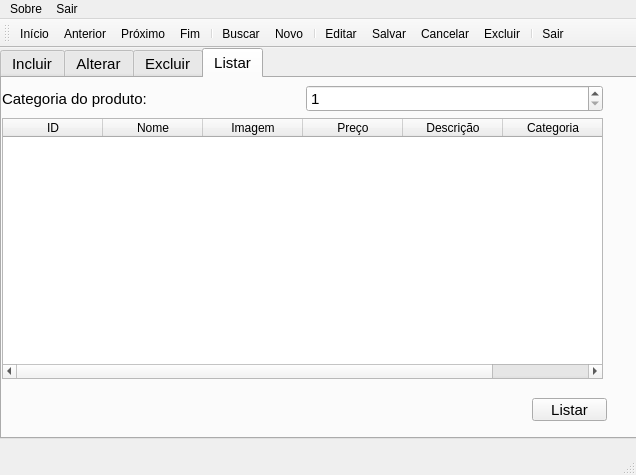
<?xml version="1.0" encoding="UTF-8"?>
<ui version="4.0">
 <class>FrmDepto</class>
 <widget class="QMainWindow" name="FrmDepto">
  <property name="geometry">
   <rect>
    <x>0</x>
    <y>0</y>
    <width>636</width>
    <height>475</height>
   </rect>
  </property>
  <property name="windowTitle">
   <string>Da Roça</string>
  </property>
  <widget class="QWidget" name="centralwidget">
   <widget class="QTabWidget" name="abas">
    <property name="geometry">
     <rect>
      <x>0</x>
      <y>0</y>
      <width>791</width>
      <height>391</height>
     </rect>
    </property>
    <property name="font">
     <font>
      <pointsize>11</pointsize>
     </font>
    </property>
    <property name="styleSheet">
     <string notr="true"/>
    </property>
    <property name="currentIndex">
     <number>3</number>
    </property>
    <widget class="QWidget" name="tabIncluir">
     <attribute name="icon">
      <iconset resource="P:/19-Informática/2024/1oAno/TI121-Técnicas de Programação/2 Exemplos/cap12/sistemaRH/recursos.qrc">
       <normaloff>:/depto/COPY.BMP</normaloff>:/depto/COPY.BMP</iconset>
     </attribute>
     <attribute name="title">
      <string>Incluir</string>
     </attribute>
     <attribute name="toolTip">
      <string>Manutenção de Dados de Departamento</string>
     </attribute>
     <widget class="QWidget" name="layoutWidget">
      <property name="geometry">
       <rect>
        <x>0</x>
        <y>10</y>
        <width>491</width>
        <height>225</height>
       </rect>
      </property>
      <layout class="QGridLayout" name="gridLayout">
       <item row="2" column="2">
        <widget class="QLineEdit" name="boxNome">
         <property name="maxLength">
          <number>11</number>
         </property>
        </widget>
       </item>
       <item row="0" column="2">
        <widget class="QSpinBox" name="boxCat">
         <property name="minimum">
          <number>1</number>
         </property>
        </widget>
       </item>
       <item row="0" column="0">
        <widget class="QLabel" name="labelCat">
         <property name="text">
          <string>Categoria do produto: </string>
         </property>
        </widget>
       </item>
       <item row="2" column="0">
        <widget class="QLabel" name="labelNome">
         <property name="text">
          <string>Nome do novo produto: </string>
         </property>
        </widget>
       </item>
       <item row="1" column="0">
        <widget class="QLabel" name="labelImg">
         <property name="text">
          <string>Imagem do produto: </string>
         </property>
        </widget>
       </item>
       <item row="3" column="0">
        <widget class="QLabel" name="labelPreco">
         <property name="text">
          <string>Preço (r.rr): </string>
         </property>
        </widget>
       </item>
       <item row="1" column="2">
        <widget class="QLineEdit" name="boxImg">
         <property name="maxLength">
          <number>20</number>
         </property>
        </widget>
       </item>
       <item row="4" column="2">
        <widget class="QLineEdit" name="boxDesc">
         <property name="maxLength">
          <number>20</number>
         </property>
        </widget>
       </item>
       <item row="4" column="0">
        <widget class="QLabel" name="labelDesc">
         <property name="text">
          <string>Descrição do produto: </string>
         </property>
        </widget>
       </item>
       <item row="3" column="2">
        <widget class="QSpinBox" name="boxPreco">
         <property name="minimum">
          <number>1</number>
         </property>
        </widget>
       </item>
      </layout>
     </widget>
     <widget class="QPushButton" name="pushButtonIncluir">
      <property name="geometry">
       <rect>
        <x>420</x>
        <y>250</y>
        <width>75</width>
        <height>23</height>
       </rect>
      </property>
      <property name="text">
       <string>Incluir</string>
      </property>
     </widget>
    </widget>
    <widget class="QWidget" name="tabAlterar">
     <attribute name="title">
      <string>Alterar</string>
     </attribute>
     <widget class="QWidget" name="layoutWidget_2">
      <property name="geometry">
       <rect>
        <x>0</x>
        <y>10</y>
        <width>601</width>
        <height>41</height>
       </rect>
      </property>
      <layout class="QGridLayout" name="gridPesquisar">
       <item row="0" column="2">
        <widget class="QSpinBox" name="boxID">
         <property name="minimum">
          <number>1</number>
         </property>
        </widget>
       </item>
       <item row="0" column="0">
        <widget class="QLabel" name="labelID">
         <property name="text">
          <string>ID do produto: </string>
         </property>
        </widget>
       </item>
      </layout>
     </widget>
     <widget class="QTableWidget" name="gridDepto_2">
      <property name="geometry">
       <rect>
        <x>0</x>
        <y>50</y>
        <width>601</width>
        <height>71</height>
       </rect>
      </property>
      <column>
       <property name="text">
        <string>ID</string>
       </property>
      </column>
      <column>
       <property name="text">
        <string>Nome</string>
       </property>
      </column>
      <column>
       <property name="text">
        <string>Imagem</string>
       </property>
      </column>
      <column>
       <property name="text">
        <string>Preço</string>
       </property>
      </column>
      <column>
       <property name="text">
        <string>Descrição</string>
       </property>
      </column>
      <column>
       <property name="text">
        <string>Categoria</string>
       </property>
      </column>
     </widget>
     <widget class="QWidget" name="layoutWidget_7">
      <property name="geometry">
       <rect>
        <x>0</x>
        <y>120</y>
        <width>601</width>
        <height>225</height>
       </rect>
      </property>
      <layout class="QGridLayout" name="gridMostra">
       <item row="2" column="2">
        <widget class="QLineEdit" name="boxImg_2">
         <property name="maxLength">
          <number>11</number>
         </property>
        </widget>
       </item>
       <item row="0" column="0">
        <widget class="QLabel" name="labelNome_2">
         <property name="text">
          <string>Novo nome do produto: </string>
         </property>
        </widget>
       </item>
       <item row="2" column="0">
        <widget class="QLabel" name="labelImg_2">
         <property name="text">
          <string>Nova imagem do produto: </string>
         </property>
        </widget>
       </item>
       <item row="1" column="0">
        <widget class="QLabel" name="labelPreco_2">
         <property name="text">
          <string>Novo valor do produto: </string>
         </property>
        </widget>
       </item>
       <item row="3" column="0">
        <widget class="QLabel" name="labelDesc_2">
         <property name="text">
          <string>Nova descrição do produto: </string>
         </property>
        </widget>
       </item>
       <item row="4" column="0">
        <widget class="QLabel" name="labelCat_2">
         <property name="text">
          <string>Nova categoria do produto: </string>
         </property>
        </widget>
       </item>
       <item row="0" column="2">
        <widget class="QLineEdit" name="boxNome_2">
         <property name="maxLength">
          <number>20</number>
         </property>
        </widget>
       </item>
       <item row="3" column="2">
        <widget class="QLineEdit" name="boxDesc_2">
         <property name="maxLength">
          <number>20</number>
         </property>
        </widget>
       </item>
       <item row="1" column="2">
        <widget class="QSpinBox" name="boxPreco_2">
         <property name="minimum">
          <number>1</number>
         </property>
        </widget>
       </item>
       <item row="4" column="2">
        <widget class="QSpinBox" name="boxCat_2">
         <property name="minimum">
          <number>1</number>
         </property>
        </widget>
       </item>
      </layout>
     </widget>
     <widget class="QPushButton" name="pushButtonAlterar">
      <property name="geometry">
       <rect>
        <x>530</x>
        <y>360</y>
        <width>75</width>
        <height>23</height>
       </rect>
      </property>
      <property name="text">
       <string>Alterar</string>
      </property>
     </widget>
    </widget>
    <widget class="QWidget" name="tabExcluir">
     <attribute name="title">
      <string>Excluir</string>
     </attribute>
     <widget class="QWidget" name="layoutWidget_12">
      <property name="geometry">
       <rect>
        <x>0</x>
        <y>10</y>
        <width>601</width>
        <height>41</height>
       </rect>
      </property>
      <layout class="QGridLayout" name="gridPesquisa">
       <item row="0" column="2">
        <widget class="QSpinBox" name="boxID_2">
         <property name="minimum">
          <number>1</number>
         </property>
        </widget>
       </item>
       <item row="0" column="1">
        <widget class="QLabel" name="labelID_2">
         <property name="text">
          <string>ID do produto: </string>
         </property>
        </widget>
       </item>
      </layout>
     </widget>
     <widget class="QTableWidget" name="gridMostra_2">
      <property name="geometry">
       <rect>
        <x>0</x>
        <y>50</y>
        <width>601</width>
        <height>71</height>
       </rect>
      </property>
      <column>
       <property name="text">
        <string>ID</string>
       </property>
      </column>
      <column>
       <property name="text">
        <string>Nome</string>
       </property>
      </column>
      <column>
       <property name="text">
        <string>Imagem</string>
       </property>
      </column>
      <column>
       <property name="text">
        <string>Preço</string>
       </property>
      </column>
      <column>
       <property name="text">
        <string>Descrição</string>
       </property>
      </column>
      <column>
       <property name="text">
        <string>Categoria</string>
       </property>
      </column>
     </widget>
     <widget class="QPushButton" name="pushButtonExcluir">
      <property name="geometry">
       <rect>
        <x>530</x>
        <y>130</y>
        <width>75</width>
        <height>23</height>
       </rect>
      </property>
      <property name="text">
       <string>Excluir</string>
      </property>
     </widget>
    </widget>
    <widget class="QWidget" name="tabListar">
     <attribute name="icon">
      <iconset resource="P:/19-Informática/2024/1oAno/TI121-Técnicas de Programação/2 Exemplos/cap12/sistemaRH/recursos.qrc">
       <normaloff>:/depto/WINPREV.BMP</normaloff>:/depto/WINPREV.BMP</iconset>
     </attribute>
     <attribute name="title">
      <string>Listar</string>
     </attribute>
     <attribute name="toolTip">
      <string>Exibe lista de departamentos cadastrados</string>
     </attribute>
     <widget class="QTableWidget" name="gridLista">
      <property name="geometry">
       <rect>
        <x>0</x>
        <y>40</y>
        <width>601</width>
        <height>261</height>
       </rect>
      </property>
      <column>
       <property name="text">
        <string>ID</string>
       </property>
      </column>
      <column>
       <property name="text">
        <string>Nome</string>
       </property>
      </column>
      <column>
       <property name="text">
        <string>Imagem</string>
       </property>
      </column>
      <column>
       <property name="text">
        <string>Preço</string>
       </property>
      </column>
      <column>
       <property name="text">
        <string>Descrição</string>
       </property>
      </column>
      <column>
       <property name="text">
        <string>Categoria</string>
       </property>
      </column>
     </widget>
     <widget class="QWidget" name="layoutWidget_13">
      <property name="geometry">
       <rect>
        <x>0</x>
        <y>0</y>
        <width>601</width>
        <height>41</height>
       </rect>
      </property>
      <layout class="QGridLayout" name="gridPesquisa_2">
       <item row="0" column="2">
        <widget class="QSpinBox" name="boxCat_3">
         <property name="minimum">
          <number>1</number>
         </property>
        </widget>
       </item>
       <item row="0" column="1">
        <widget class="QLabel" name="labelCat_3">
         <property name="text">
          <string>Categoria do produto: </string>
         </property>
        </widget>
       </item>
      </layout>
     </widget>
     <widget class="QPushButton" name="pushButtonLista">
      <property name="geometry">
       <rect>
        <x>530</x>
        <y>320</y>
        <width>75</width>
        <height>23</height>
       </rect>
      </property>
      <property name="text">
       <string>Listar</string>
      </property>
     </widget>
    </widget>
   </widget>
  </widget>
  <widget class="QMenuBar" name="menubar">
   <property name="geometry">
    <rect>
     <x>0</x>
     <y>0</y>
     <width>636</width>
     <height>21</height>
    </rect>
   </property>
   <widget class="QMenu" name="menuSobre">
    <property name="title">
     <string>Sobre</string>
    </property>
   </widget>
   <widget class="QMenu" name="menuSair">
    <property name="title">
     <string>Sair</string>
    </property>
   </widget>
   <addaction name="menuSobre"/>
   <addaction name="menuSair"/>
  </widget>
  <widget class="QStatusBar" name="statusbar"/>
  <widget class="QToolBar" name="toolBar">
   <property name="windowTitle">
    <string>toolBar</string>
   </property>
   <property name="toolButtonStyle">
    <enum>Qt::ToolButtonTextUnderIcon</enum>
   </property>
   <attribute name="toolBarArea">
    <enum>TopToolBarArea</enum>
   </attribute>
   <attribute name="toolBarBreak">
    <bool>false</bool>
   </attribute>
   <addaction name="action_Inicio"/>
   <addaction name="action_Anterior"/>
   <addaction name="action_Proximo"/>
   <addaction name="action_Fim"/>
   <addaction name="separator"/>
   <addaction name="action_Buscar"/>
   <addaction name="action_Novo"/>
   <addaction name="separator"/>
   <addaction name="action_Editar"/>
   <addaction name="action_Salvar"/>
   <addaction name="action_Cancelar"/>
   <addaction name="action_Excluir"/>
   <addaction name="separator"/>
   <addaction name="action_Sair"/>
  </widget>
  <action name="actionConex_o">
   <property name="text">
    <string>Conexão</string>
   </property>
  </action>
  <action name="actionSair">
   <property name="text">
    <string>Sair</string>
   </property>
  </action>
  <action name="action_Novo">
   <property name="icon">
    <iconset resource="P:/19-Informática/2024/1oAno/TI121-Técnicas de Programação/2 Exemplos/cap12/sistemaRH/recursos.qrc">
     <normaloff>:/depto/Add.bmp</normaloff>:/depto/Add.bmp</iconset>
   </property>
   <property name="text">
    <string>&amp;Novo</string>
   </property>
   <property name="toolTip">
    <string>Incluir novo registro</string>
   </property>
   <property name="shortcut">
    <string>Ctrl++</string>
   </property>
  </action>
  <action name="action_Editar">
   <property name="icon">
    <iconset resource="P:/19-Informática/2024/1oAno/TI121-Técnicas de Programação/2 Exemplos/cap12/sistemaRH/recursos.qrc">
     <normaloff>:/depto/WINNEXT.BMP</normaloff>:/depto/WINNEXT.BMP</iconset>
   </property>
   <property name="text">
    <string>&amp;Editar</string>
   </property>
   <property name="toolTip">
    <string>Altera dados do registro em exibição</string>
   </property>
  </action>
  <action name="action_Salvar">
   <property name="icon">
    <iconset resource="P:/19-Informática/2024/1oAno/TI121-Técnicas de Programação/2 Exemplos/cap12/sistemaRH/recursos.qrc">
     <normaloff>:/depto/Save.bmp</normaloff>:/depto/Save.bmp</iconset>
   </property>
   <property name="text">
    <string>&amp;Salvar</string>
   </property>
   <property name="toolTip">
    <string>Grava o registro atual no banco de dados</string>
   </property>
  </action>
  <action name="action_Excluir">
   <property name="icon">
    <iconset resource="P:/19-Informática/2024/1oAno/TI121-Técnicas de Programação/2 Exemplos/cap12/sistemaRH/recursos.qrc">
     <normaloff>:/depto/Minus.bmp</normaloff>:/depto/Minus.bmp</iconset>
   </property>
   <property name="text">
    <string>E&amp;xcluir</string>
   </property>
   <property name="toolTip">
    <string>Exclui o registro cujo código foi digitado</string>
   </property>
  </action>
  <action name="action_Cancelar">
   <property name="icon">
    <iconset resource="P:/19-Informática/2024/1oAno/TI121-Técnicas de Programação/2 Exemplos/cap12/sistemaRH/recursos.qrc">
     <normaloff>:/depto/UNDO.BMP</normaloff>:/depto/UNDO.BMP</iconset>
   </property>
   <property name="text">
    <string>&amp;Cancelar</string>
   </property>
   <property name="toolTip">
    <string>Cancela a operação atualmente em execução</string>
   </property>
  </action>
  <action name="action_Buscar">
   <property name="icon">
    <iconset resource="P:/19-Informática/2024/1oAno/TI121-Técnicas de Programação/2 Exemplos/cap12/sistemaRH/recursos.qrc">
     <normaloff>:/depto/Oeil2.bmp</normaloff>:/depto/Oeil2.bmp</iconset>
   </property>
   <property name="text">
    <string>&amp;Buscar</string>
   </property>
   <property name="toolTip">
    <string>Busca o registro cujo código foi digitado e o exibe</string>
   </property>
  </action>
  <action name="action_Inicio">
   <property name="icon">
    <iconset resource="P:/19-Informática/2024/1oAno/TI121-Técnicas de Programação/2 Exemplos/cap12/sistemaRH/recursos.qrc">
     <normaloff>:/depto/first.bmp</normaloff>:/depto/first.bmp</iconset>
   </property>
   <property name="text">
    <string>&amp;Início</string>
   </property>
   <property name="toolTip">
    <string>Posiciona visualização no primeiro registro e o exibe</string>
   </property>
  </action>
  <action name="action_Anterior">
   <property name="icon">
    <iconset resource="P:/19-Informática/2024/1oAno/TI121-Técnicas de Programação/2 Exemplos/cap12/sistemaRH/recursos.qrc">
     <normaloff>:/depto/prior.bmp</normaloff>:/depto/prior.bmp</iconset>
   </property>
   <property name="text">
    <string>&amp;Anterior</string>
   </property>
   <property name="toolTip">
    <string>Posiciona visualização no registro anterior ao atualmente exibido</string>
   </property>
  </action>
  <action name="action_Proximo">
   <property name="icon">
    <iconset resource="P:/19-Informática/2024/1oAno/TI121-Técnicas de Programação/2 Exemplos/cap12/sistemaRH/recursos.qrc">
     <normaloff>:/depto/next.bmp</normaloff>:/depto/next.bmp</iconset>
   </property>
   <property name="text">
    <string>&amp;Próximo</string>
   </property>
   <property name="toolTip">
    <string>Posiciona visualização no registro seguinte ao atual</string>
   </property>
  </action>
  <action name="action_Fim">
   <property name="icon">
    <iconset resource="P:/19-Informática/2024/1oAno/TI121-Técnicas de Programação/2 Exemplos/cap12/sistemaRH/recursos.qrc">
     <normaloff>:/depto/last.bmp</normaloff>:/depto/last.bmp</iconset>
   </property>
   <property name="text">
    <string>&amp;Fim</string>
   </property>
   <property name="toolTip">
    <string>Posiciona visualização no último registro e o exibe</string>
   </property>
  </action>
  <action name="action_Sair">
   <property name="icon">
    <iconset resource="P:/19-Informática/2024/1oAno/TI121-Técnicas de Programação/2 Exemplos/cap12/sistemaRH/recursos.qrc">
     <normaloff>:/depto/CLOSE1.BMP</normaloff>:/depto/CLOSE1.BMP</iconset>
   </property>
   <property name="text">
    <string>Sai&amp;r</string>
   </property>
   <property name="toolTip">
    <string>Fecha a conexão, salva dados e fecha o formulário</string>
   </property>
  </action>
 </widget>
 <resources>
  <include location="P:/19-Informática/2024/1oAno/TI121-Técnicas de Programação/2 Exemplos/cap12/sistemaRH/recursos.qrc"/>
 </resources>
 <connections/>
</ui>
